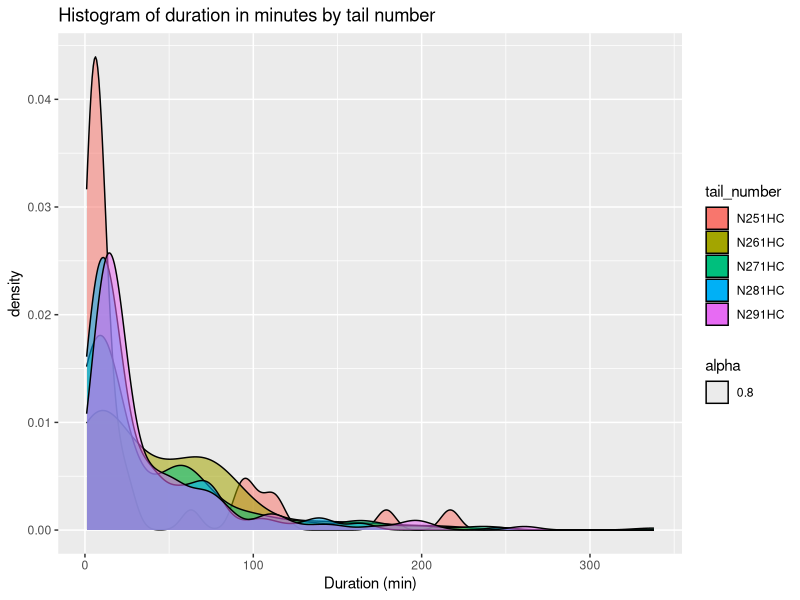
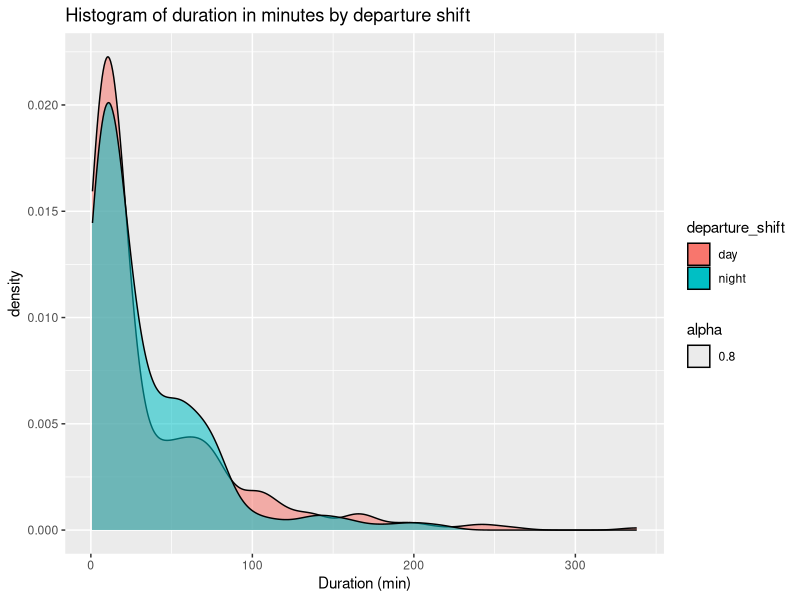
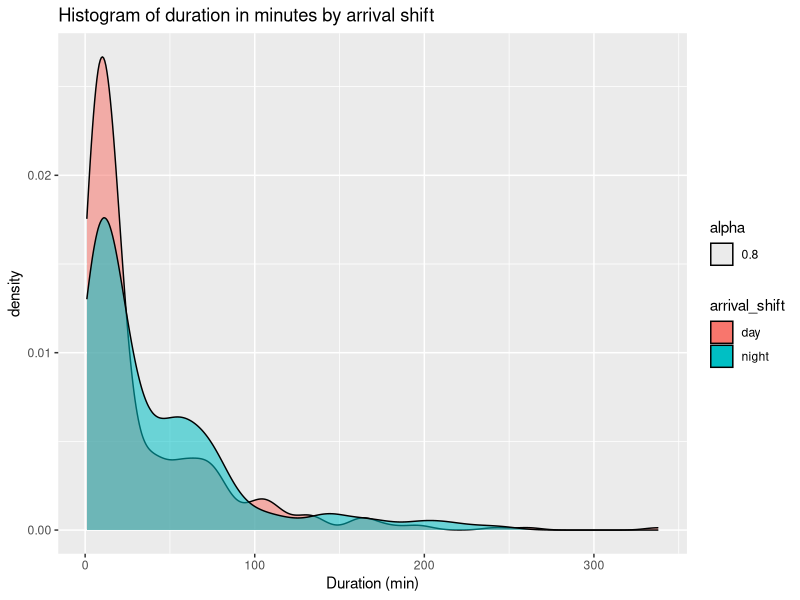
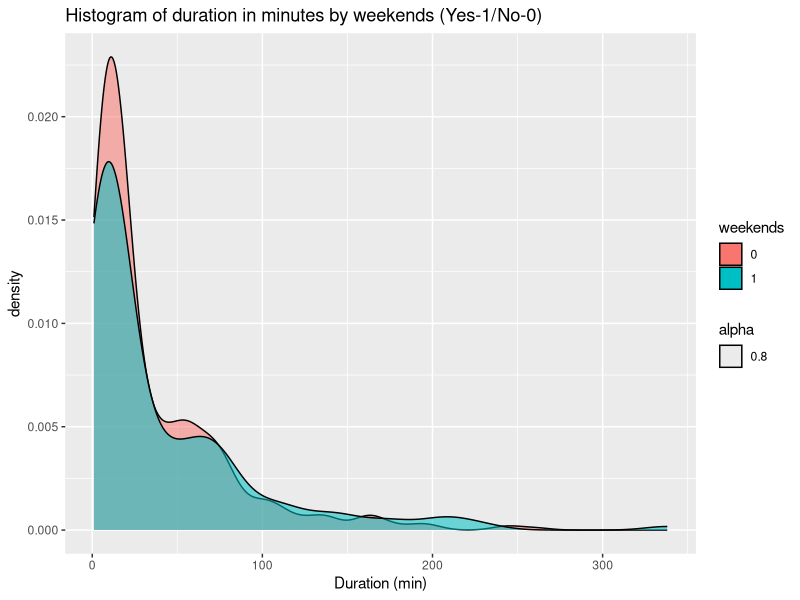
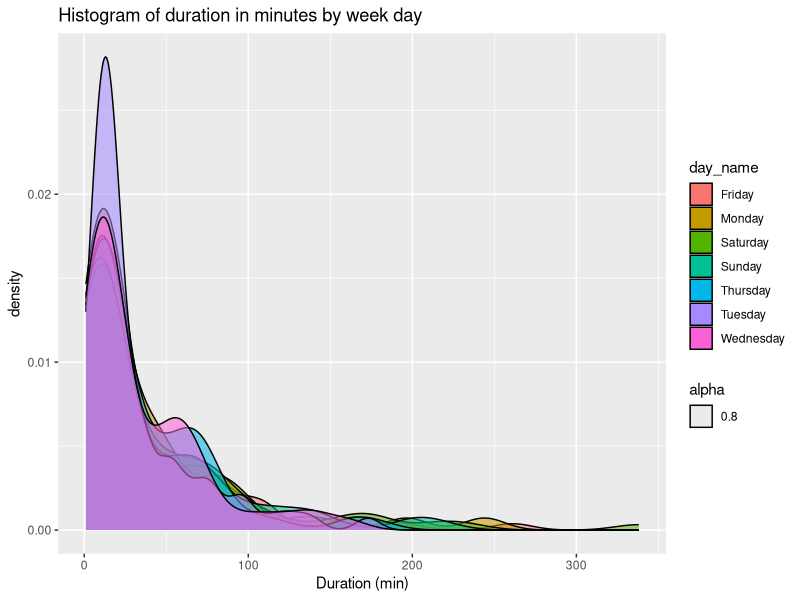
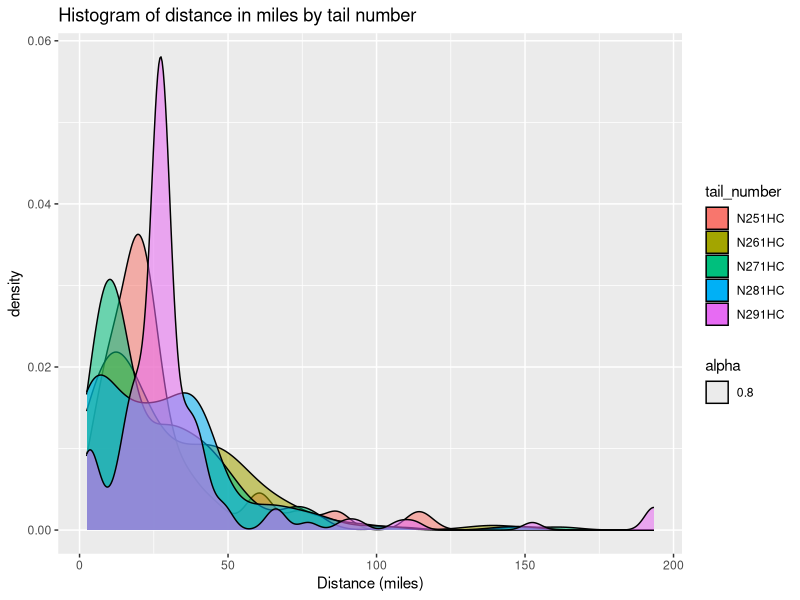
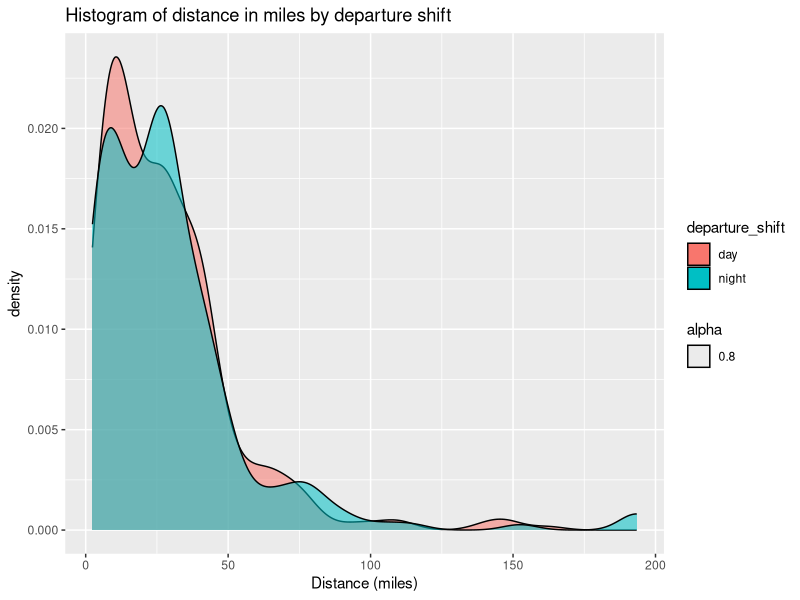
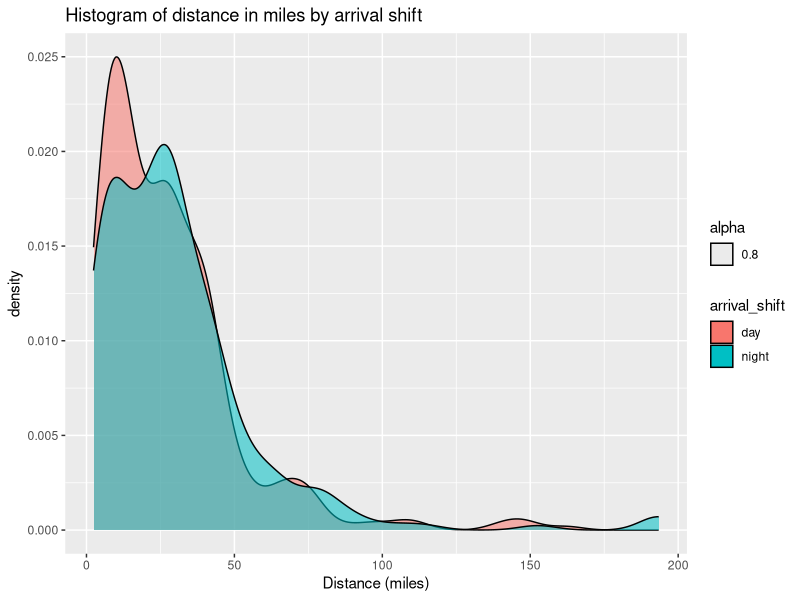

These charts were generated, in order, by the following R code:
library(ggplot2)
library(tidyverse)

setwd("~/OneDrive - George Mason University/GMU/Spring 2021/DAEN_690/RW/Datasets/NEW")
rw_ihc = read.csv('RW_ihc.csv')

str(rw_ihc)
rw_ihc$weekends = factor(rw_ihc$weekends)
rw_ihc$day_name = factor(rw_ihc$day_name)

### duration
ggplot(data = rw_ihc, aes(x = duration, fill = tail_number)) + 
  geom_density(aes(alpha=0.8)) +
  labs(title = 'Histogram of duration in minutes by tail number',
       x = 'Duration (min)')

# is it correlated? (yes)
kruskal.test(duration ~ tail_number, rw_ihc)

rw_ihc %>% group_by(tail_number) %>%
  summarise(count = n(),
            min_duration = min(duration),
            avg_duration = mean(duration),
            median_duration = median(duration),
            max_duration = max(duration),
            sd_duration = sd(duration))

# departure
ggplot(data = rw_ihc, aes(x = duration, fill = departure_shift)) + 
  geom_density(aes(alpha=0.8)) +
  labs(title = 'Histogram of duration in minutes by departure shift',
       x = 'Duration (min)')

# is it correlated? (no) 
wilcox.test(duration ~ departure_shift, rw_ihc)

# arrival
ggplot(data = rw_ihc, aes(x = duration, fill = arrival_shift)) + 
  geom_density(aes(alpha=0.8)) +
  labs(title = 'Histogram of duration in minutes by arrival shift',
       x = 'Duration (min)')

# is it correlated? (yes)
wilcox.test(duration ~ arrival_shift, rw_ihc)

rw_ihc %>% group_by(arrival_shift) %>%
  summarise(count = n(),
            min_duration = min(duration),
            avg_duration = mean(duration),
            median_duration = median(duration),
            max_duration = max(duration),
            sd_duration = sd(duration))

# day name
ggplot(data = rw_ihc, aes(x = duration, fill = weekends)) + 
  geom_density(aes(alpha=0.8))   +
  labs(title = 'Histogram of duration in minutes by weekends (Yes-1/No-0)',
       x = 'Duration (min)')

ggplot(data = rw_ihc, aes(x = duration, fill = day_name)) + 
  geom_density(aes(alpha=0.8))   +
  labs(title = 'Histogram of duration in minutes by week day',
       x = 'Duration (min)')

# is it correlated? (no)
wilcox.test(duration ~ weekends, rw_ihc)

# is it correlated? (no)
kruskal.test(duration ~ day_name, rw_ihc)

## distance
ggplot(data = rw_ihc, aes(x = distance_mi, fill = tail_number)) + 
  geom_density(aes(alpha=0.8)) +
  labs(title = 'Histogram of distance in miles by tail number',
       x = 'Distance (miles)')

# is it correlated? (no)
kruskal.test(distance_mi ~ tail_number, rw_ihc)

# departure
ggplot(data = rw_ihc, aes(x = distance_mi, fill = departure_shift)) + 
  geom_density(aes(alpha=0.8)) +
  labs(title = 'Histogram of distance in miles by departure shift',
       x = 'Distance (miles)')

# is it correlated? (no)
wilcox.test(distance_mi ~ departure_shift, rw_ihc)

# arrival_shift
ggplot(data = rw_ihc, aes(x = distance_mi, fill = arrival_shift)) + 
  geom_density(aes(alpha=0.8)) +
  labs(title = 'Histogram of distance in miles by arrival shift',
       x = 'Distance (miles)')

# is it correlated? (no)
wilcox.test(distance_mi ~ arrival_shift, rw_ihc)

# day name
ggplot(data = rw_ihc, aes(x = distance_mi, fill = weekends)) + 
  geom_density(aes(alpha=0.8)) +
  labs(title = 'Histogram of distance in miles by weekends (Yes-1/No-0)',
       x = 'Distance (miles)')

# is it correlated? (no)
wilcox.test(distance_mi ~ weekends, rw_ihc)
ggplot(data = rw_ihc, aes(x = distance_mi, fill = day_name)) + 
  geom_density(aes(alpha=0.8)) +
  labs(title = 'Histogram of distance in miles by week day',
       x = 'Distance (miles)')

# is it correlated? (no)
kruskal.test(distance_mi ~ day_name, rw_ihc)
